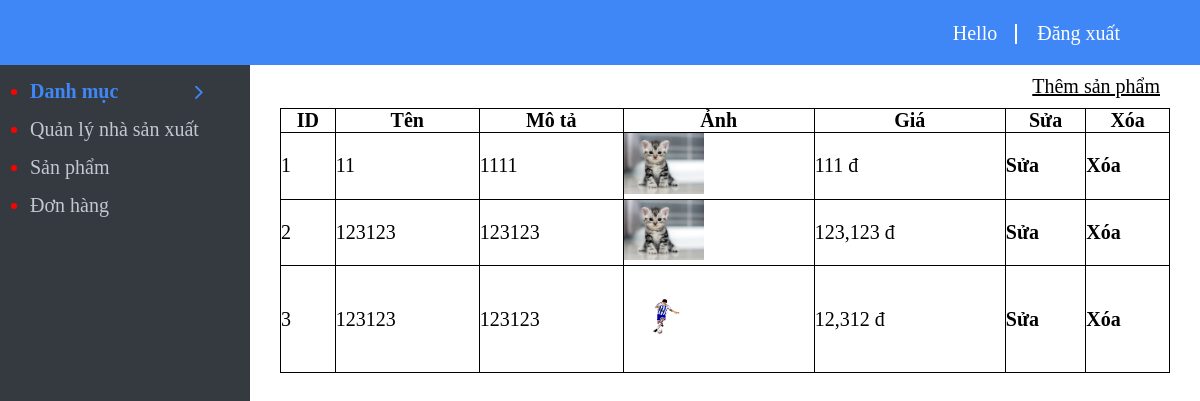
Before: /admin/product/index.php with the older database file.
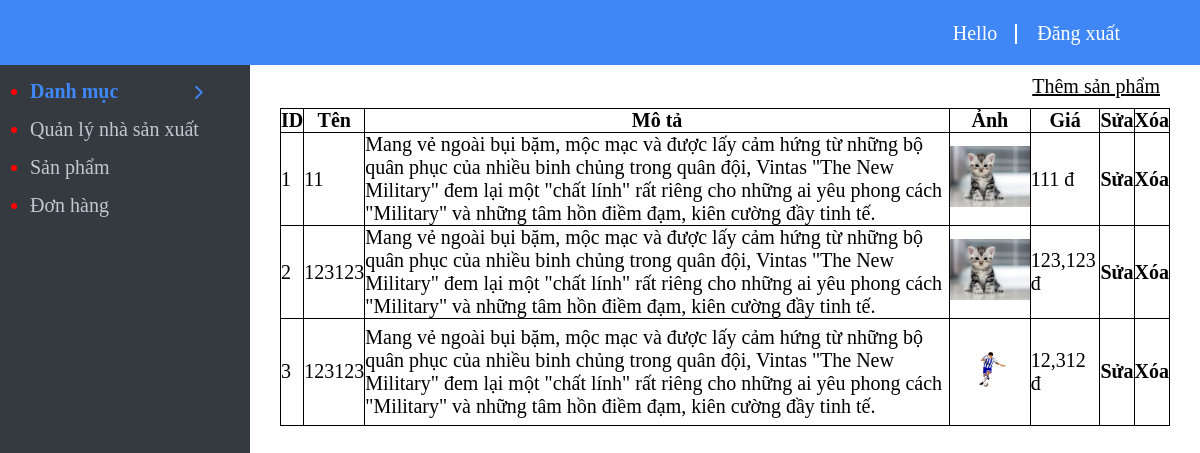
After: the same page with the newer database file.
### tables this page shows
CREATE TABLE `product` (
  `id` int(11) NOT NULL,
  `name` varchar(50) NOT NULL,
  `description` text NOT NULL,
  `img` text NOT NULL,
  `price` int(11) NOT NULL,
  `manufacturers_id` int(11) NOT NULL,
  `category_detail_id` int(11) NOT NULL
);

### admin/product/index.php (the view)
<?php require'../menu_top.php'?>
<?php require '../connect.php';
$sql="select * from product";
$result=mysqli_query($connect,$sql);
?>
	<a class="create_title" href="form_insert.php">Thêm sản phẩm</a>
	<table border="1" width="100%">
		<tr>
		<th >ID</th>
		<th >Tên</th>
		<th >Mô tả</th>
		<th >Ảnh</th>
		<th >Giá</th>
		<th >Sửa</th>
		<th >Xóa</th>
		</tr>
		<?php foreach ($result as $key => $each) { ?>
			<tr>
				<td><?php echo $key+1 ?></td>
				<td><?php echo $each['name'] ?></td>
				<td><?php echo $each['description'] ?></td>
				<td>
					<img width="80" src="photos/<?php echo $each['img'] ?>" alt="">
				</td>
				<td><?php echo number_format($each['price'] , 0, '', ','); ?> đ</td>
				<td >
					<a class="delete_style" href="form_update.php?id=<?php echo $each['id']?>">Sửa</a>
				</td>
			 	<td>
					<a class="delete_style" href="process_delete.php?id=<?php echo $each['id']?>">Xóa</a>
				</td>
			</tr>
		<?php } ?>
	</table>
<?php require'../menu_bottom.php'?>

### admin/menu_top.php (shortened to what this page needs)
<!DOCTYPE html>
<html lang="en">
<head>
	<link rel="stylesheet" href="../css/style.css">
	<link rel="stylesheet" href="https://cdnjs.cloudflare.com/ajax/libs/font-awesome/6.0.0-beta3/css/all.min.css" />
</head>
<body>
	<?php
	$id=$_SESSION['id'];
	require 'connect.php';
	$sql="select * from admin where id='$id'";
	$result=mysqli_query($connect,$sql);
	$each=mysqli_fetch_array($result);
	?>
	<div id="header" >
		<div class="header-compoment">
			<ul class="header-container ">
				<li class="header-list "><a href="" class="header-item header-item--effect" >Hello <?php echo $each['name']?>
				</a></li>
				<li class="header-list"><a href="" class="header-item " >Đăng xuất
				</a></li>
			</ul>
		</div>
	</div>
	<div id="container">
		<div class="navbar">
			<ul class="navbar-body">
				<li class="navbar-list pointer " id="category"><a class="navbar-item head_color">Danh mục <i id="toggle_icon" class="fas fa-chevron-right icon_padding"></i></a>
				</li>
				<li class="navbar-list"><a href="../manufactures" class="navbar-item">Quản lý nhà sản xuất</a></li>
				<li class="navbar-list"><a href="../product" class="navbar-item">Sản phẩm</a></li>
				<li class="navbar-list"><a href="" class="navbar-item">Đơn hàng</a></li>
			</ul>
		</div>
		<div class="main-body">

### admin/menu_bottom.php (shortened to what this page needs)
	</div>
	</div>
</body>
</html>

### admin/css/style.css (style rules this page uses)
* { margin: 0; padding: 0; box-sizing: none; }
#header { width: 100%; height: 65px; background-color: #3f87f6 ; position: fixed; top: 0; }
#container { margin-top: 65px; width: 100%; height: 100vh; }
.navbar { position: fixed; height: 100%; width: 250px; background-color: #343a40; left: 0; }
.main-body { margin-left:280px ; margin-right:30px ; font-size: 20px; height: 100%; }
.navbar-list { margin: 15px 15px 10px 30px; font-size: 20px ; color: red; }
.navbar-item { text-decoration: none; color: #c2c7d0; }
.header-compoment { display: flex; justify-content: space-between; padding: 0 100px; }
.header-container { display: flex; margin-right:-40px ; }
.header-list { list-style: none; padding: 22px 20px; }
.header-item { text-decoration: none; color: white; font-size: 20px; }
.header-item { position: relative; }
.header-item--effect::after { content: ""; display: block; position: absolute; border-right:2px solid white; height: 20px; top: 2px; right: -20px; }
.icon_padding { padding-left: 70px; font-size: 15px; }
.pointer { cursor: pointer; }
.head_color { color: #3f87f6; font-weight: 550; }
table, td, th { border: 1px solid black; }
table { width: 100%; border-collapse: collapse; }
.delete_style { text-decoration: none; color: black; font-weight: bold; }
.create_title { padding: 10px; color: black; float: right; }

Changed rows visible on the page:
changed product (number 1 of 3 on the later page): description "1111" → "Mang vẻ ngoài bụi bặm, mộc mạc và được lấy cảm hứng từ những bộ quân phục của nhiều binh chủng trong quân đội, Vintas \"The New Military\" đem lại một \"chất lính\" rất riêng cho những ai yêu phong cách \"Military\" và những tâm hồn điềm đạm, kiên cường đầy tinh tế."
changed product (number 2 of 3 on the later page): description "123123" → "Mang vẻ ngoài bụi bặm, mộc mạc và được lấy cảm hứng từ những bộ quân phục của nhiều binh chủng trong quân đội, Vintas \"The New Military\" đem lại một \"chất lính\" rất riêng cho những ai yêu phong cách \"Military\" và những tâm hồn điềm đạm, kiên cường đầy tinh tế."
changed product (number 3 of 3 on the later page): description "123123" → "Mang vẻ ngoài bụi bặm, mộc mạc và được lấy cảm hứng từ những bộ quân phục của nhiều binh chủng trong quân đội, Vintas \"The New Military\" đem lại một \"chất lính\" rất riêng cho những ai yêu phong cách \"Military\" và những tâm hồn điềm đạm, kiên cường đầy tinh tế."
